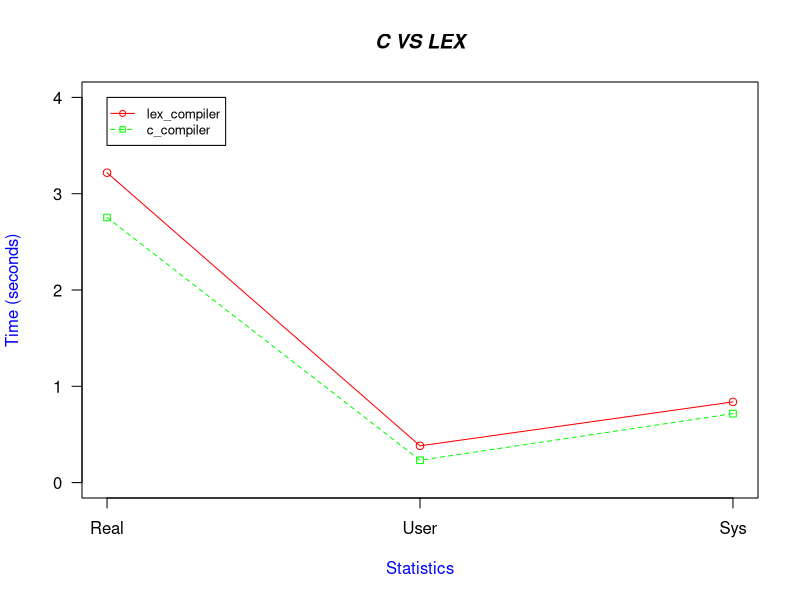

Recreate this plot in R.
# Define 2 vectors
c_compiler <- c(2.753, 0.232, 0.716)
lex_compiler <- c(3.218, 0.382, 0.838)


g_range <- range(0, lex_compiler, 4)

plot(lex_compiler, type="o", col="red", ylim=g_range, 
   axes=FALSE, ann=FALSE)

# Make x axis using Mon-Fri labels
axis(1, at=1:3, lab=c("Real","User","Sys"))

# Make y axis with horizontal labels that display ticks at 
# every 1 mark. 1*0:g_range[2] is equivalent to c(0,1,8,12).
axis(2, las=1, at=1*0:g_range[2])

# Create box around plot
box()

# Graph c_compiler with red dashed line and square points
lines(c_compiler, type="o", pch=22, lty=2, col="green")

# Create a title with a red, bold/italic font
title(main="C VS LEX", col.main="black", font.main=4)

# Label the x and y axes with dark green text
title(xlab="Statistics", col.lab=rgb(0,0,1))
title(ylab="Time (seconds)", col.lab=rgb(0,0,1))

# Create a legend at (1, g_range[2]) that is slightly smaller 
# (cex) and uses the same line colors and points used by 
# the actual plots 
legend(1, g_range[2], c("lex_compiler","c_compiler"), cex=0.8, 
   col=c("red","green"), pch=21:22, lty=1:2);
